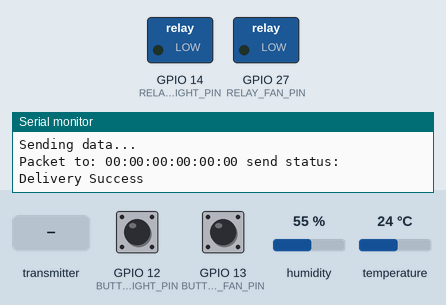
Simulated run of this sketch. Board: ESP32. Shown: switched loads named in the sketch (green lamp = pin HIGH), the last lines printed to the serial monitor. The test bench sets the inputs (shaded band); at power-on: temperature 24 °C, GPIO 12 (BUTTON_LIGHT_PIN) HIGH, GPIO 13 (BUTTON_FAN_PIN) HIGH, humidity 55 %. A WiFi scan finds three made-up networks.

Above: at 3.2 s.
3.3 s: the transmitter starts sending lightStatefromMaster = 1
At 4.0 s:
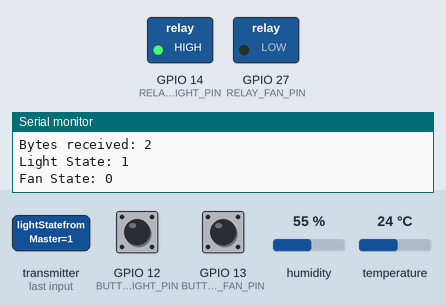
4.8 s: temperature set to 32 °C
6.5 s: temperature set to 35 °C
At 11.2 s:
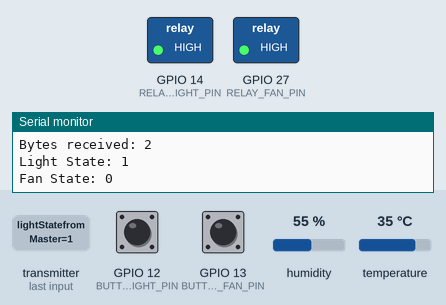
11.5 s: the transmitter starts sending lightStatefromMaster = 0
At 12.6 s:
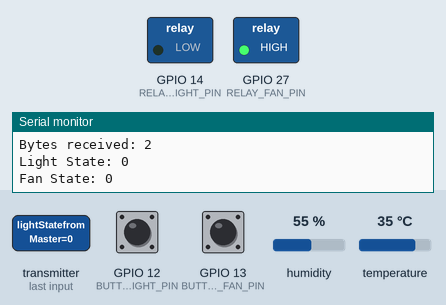
13.0 s: temperature set to 12 °C
At 16.2 s:
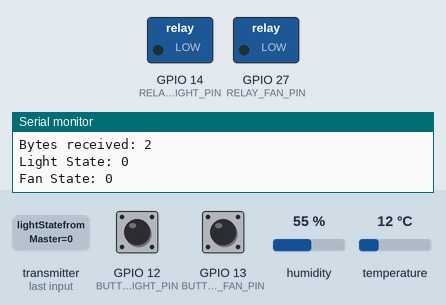
16.5 s: temperature set to 41 °C
At 21.2 s:
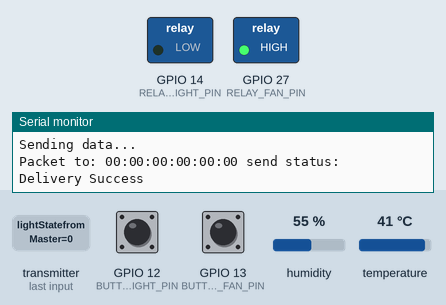
Timing chart, 0 to 22.5 s (numbered marks = the images above; inputs shaded):
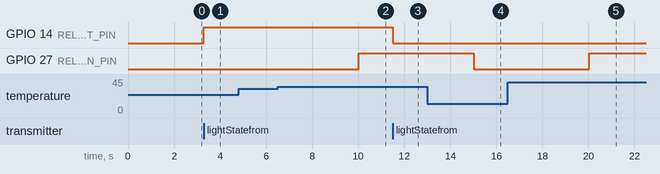

The sketch:

slave2.ino
```cpp
#include <esp_now.h>
#include <WiFi.h>
#include <esp_wifi.h>
#include <DHT.h>
// REPLACE WITH THE MAC Address of your receiver
uint8_t broadcastAddress[] = {0x30, 0xC9, 0x22, 0x32, 0xD4, 0x40};
constexpr char WIFI_SSID[] = "A14.13";
int32_t getWiFiChannel(const char *ssid) {
  if (int32_t n = WiFi.scanNetworks()) {
      for (uint8_t i=0; i<n; i++) {
          if (!strcmp(ssid, WiFi.SSID(i).c_str())) {
              return WiFi.channel(i);
          }
      }
  }
  return 0;
}
//Button setup
#define RELAY_LIGHT_PIN 14
#define RELAY_FAN_PIN 27
#define BUTTON_LIGHT_PIN 12
#define BUTTON_FAN_PIN 13
#define TEMP_THRESHOLD 33  // Temperature threshold for fan activation
// DHT Setup
#define DHTPIN 4  //  GPIO4
#define DHTTYPE DHT11
DHT dht(DHTPIN, DHTTYPE);


//Structure example to send data
//Must match the receiver structure
typedef struct struct_message_send2 {
    int id;
    float temp2;
    float humidity2;
     bool lightState2;
    bool fanState2;
} struct_message_send2;

struct_message_send2 lastReceivedDhtData2;


typedef struct struct_message_coming {
  bool lightStatefromMaster;
  bool fanStatefromMaster;
} struct_message_coming;

struct_message_coming incomingmessage;

bool LED_State_Receive;
bool FAN_State_Receive;

esp_now_peer_info_t peerInfo;

// callback when data is sent
void OnDataSent(const uint8_t *mac_addr, esp_now_send_status_t status) {
  char macStr[18];
  Serial.print("Packet to: ");
  // Copies the sender mac address to a string
  snprintf(macStr, sizeof(macStr), "%02x:%02x:%02x:%02x:%02x:%02x",
           mac_addr[0], mac_addr[1], mac_addr[2], mac_addr[3], mac_addr[4], mac_addr[5]);
  Serial.print(macStr);
  Serial.print(" send status:\t");
  Serial.println(status == ESP_NOW_SEND_SUCCESS ? "Delivery Success" : "Delivery Fail");
}


// Callback when data is received
//callback function that will be executed when data is received
void OnDataRecv(const uint8_t * mac, const uint8_t *incomingData, int len) {
  memcpy(&incomingmessage, incomingData, sizeof(incomingmessage));
  Serial.println("Hello from master");
  Serial.print("Bytes received: ");
  Serial.println(len);
  LED_State_Receive = incomingmessage.lightStatefromMaster;
  Serial.print("Light State: ");
  Serial.println(LED_State_Receive);
  digitalWrite(RELAY_LIGHT_PIN, LED_State_Receive);
  FAN_State_Receive = incomingmessage.fanStatefromMaster;
  Serial.print("Fan State: ");
  Serial.println(FAN_State_Receive);
  digitalWrite(RELAY_FAN_PIN, FAN_State_Receive);
}


void setup() {
  // Init Serial Monitor
  Serial.begin(115200);
  dht.begin();
  // Set device as a Wi-Fi Station
  WiFi.mode(WIFI_STA);
  int32_t channel = getWiFiChannel(WIFI_SSID);
  esp_wifi_set_channel(channel, WIFI_SECOND_CHAN_NONE);


  pinMode(RELAY_LIGHT_PIN, OUTPUT);
  pinMode(RELAY_FAN_PIN, OUTPUT);
  pinMode(BUTTON_LIGHT_PIN, INPUT_PULLUP);
  pinMode(BUTTON_FAN_PIN, INPUT_PULLUP);

  digitalWrite(RELAY_LIGHT_PIN, LOW);
  digitalWrite(RELAY_FAN_PIN, LOW);
  // Init ESP-NOW
  if (esp_now_init() != ESP_OK) {
    Serial.println("Error initializing ESP-NOW");
    return;
  }

  // Once ESPNow is successfully Init, we will register for Send CB to
  // get the status of Trasnmitted packet
  esp_now_register_send_cb(OnDataSent);

  // register peer
  peerInfo.channel = 0;
  peerInfo.encrypt = false;
  // register first peer
  memcpy(peerInfo.peer_addr, broadcastAddress, 6);
  if (esp_now_add_peer(&peerInfo) != ESP_OK){
    Serial.println("Failed to add peer");
    return;
  }
  // Register for a callback function that will be called when data is received
  esp_now_register_recv_cb(OnDataRecv);
}
// Global variables for fan control
bool fanAutoOn = false;
bool fanManualOverride = false;
void loop() {
  lastReceivedDhtData2.id =2;
  static bool lastStateLight = HIGH;
  static bool lastStateFan = HIGH;
  static unsigned long lastPrintTime = 0;
  static unsigned long lastSendTime = 0;
  static unsigned long lastButtonPress = 0;


  bool currentStateLight = digitalRead(BUTTON_LIGHT_PIN);
  bool currentStateFan = digitalRead(BUTTON_FAN_PIN);
  unsigned long currentMillis = millis();

  if (currentMillis - lastSendTime >= 3000) {
    lastSendTime = currentMillis;
      // Debounce check for light button
    lastReceivedDhtData2.lightState2 = digitalRead(RELAY_LIGHT_PIN);
    lastReceivedDhtData2.fanState2 = digitalRead(RELAY_FAN_PIN);
    Serial.println("Sending data...");
    esp_err_t result = esp_now_send(broadcastAddress, (uint8_t *) &lastReceivedDhtData2, sizeof(lastReceivedDhtData2));
  }
/////////////////////////////////////////////////////////////////////////////////////////////
  if (millis()- lastButtonPress > 200) {
      if (currentStateLight == LOW && lastStateLight == HIGH) {
      digitalWrite(RELAY_LIGHT_PIN, !digitalRead(RELAY_LIGHT_PIN));
      lastButtonPress = millis();
    }
  lastStateLight = currentStateLight;
  }


  if (millis() - lastButtonPress > 200) {
    if (currentStateFan == LOW && lastStateFan == HIGH) {
      digitalWrite(RELAY_FAN_PIN, !digitalRead(RELAY_FAN_PIN));
      lastButtonPress = millis();
    }
    lastStateFan = currentStateFan;
  }
//////////////////////////////////////////////////////////////////////////////////////////////////


  // Debounce check for fan button
  if (currentStateFan == LOW && lastStateFan == HIGH) {
    fanManualOverride = !fanManualOverride;
    digitalWrite(RELAY_FAN_PIN, fanManualOverride); // Toggle fan state on button press
    delay(200); // Debounce delay
  }
  lastStateFan = currentStateFan;
  // Temperature control for fan
  if (!isnan(lastReceivedDhtData2.temp2)) {
    if (lastReceivedDhtData2.temp2 > TEMP_THRESHOLD && !fanManualOverride) {
      digitalWrite(RELAY_FAN_PIN, HIGH);
      fanAutoOn = true;
    } else if (lastReceivedDhtData2.temp2 <= TEMP_THRESHOLD && fanAutoOn && !fanManualOverride) {
      digitalWrite(RELAY_FAN_PIN, LOW);
      fanAutoOn = false;
    }
  }
  // Read and print temperature and humidity at defined intervals
  if (currentMillis - lastPrintTime >= 5000) {
    lastPrintTime = currentMillis;
    lastReceivedDhtData2.temp2 = dht.readTemperature();  // Read temperature in Celsius
    lastReceivedDhtData2.humidity2 = dht.readHumidity(); // Read humidity

    if (isnan(lastReceivedDhtData2.temp2) || isnan(lastReceivedDhtData2.humidity2)) {
      Serial.println("Failed to read from DHT sensor!");
    } else {
      Serial.print("Temperature: ");
      Serial.print(lastReceivedDhtData2.temp2);
      Serial.print(" °C, Humidity: ");
      Serial.print(lastReceivedDhtData2.humidity2);
      Serial.println(" %");
       // Update struct to hold new data
      // lastReceivedDhtData2.lightState2 = digitalRead(RELAY_LIGHT_PIN);
      // lastReceivedDhtData2.fanState2 = digitalRead(RELAY_FAN_PIN);
      Serial.print("Light State: ");
      Serial.print(lastReceivedDhtData2.lightState2);
      Serial.print(", Fan State: ");
      Serial.println(lastReceivedDhtData2.fanState2);
    }
  }
}
```

Measured:
- the behaviour switches between 33 and 34 °C on temperature (found by bisection; images 1 and 2)
- after the input at 3.3 s, GPIO 14 (RELAY_LIGHT_PIN): LOW → HIGH at once
- after the input at 6.5 s, GPIO 27 (RELAY_FAN_PIN): LOW → HIGH after 3.5 s
- after the input at 11.5 s, GPIO 14 (RELAY_LIGHT_PIN): HIGH → LOW at once
- after the input at 13.0 s, GPIO 27 (RELAY_FAN_PIN): HIGH → LOW after 2.0 s
- after the input at 16.5 s, GPIO 27 (RELAY_FAN_PIN): LOW → HIGH after 3.5 s
